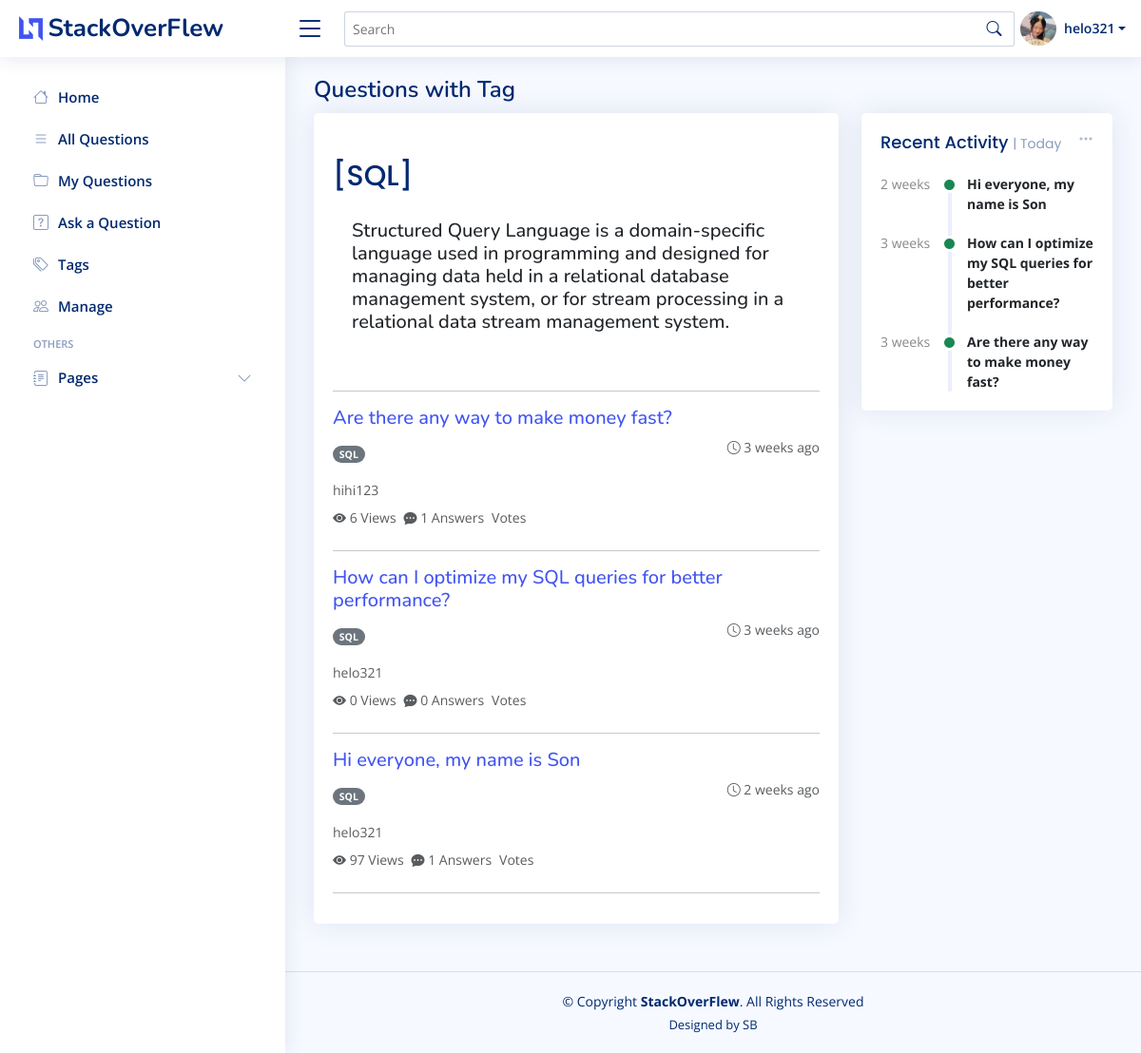
Page /read/questions_tag.php?tag_id=1 (signed in) on the committed database.
### tables this page shows
CREATE TABLE `users` (
  `user_id` int(11) NOT NULL,
  `username` varchar(50) NOT NULL,
  `password` varchar(255) NOT NULL,
  `created_at` timestamp NOT NULL DEFAULT current_timestamp(),
  `fullName` varchar(255) DEFAULT NULL,
  `jobTitle` varchar(255) DEFAULT NULL,
  `about` text DEFAULT NULL,
  `company` varchar(255) DEFAULT NULL,
  `country` varchar(100) DEFAULT NULL,
  `address` varchar(255) DEFAULT NULL,
  `phone` varchar(20) DEFAULT NULL,
  `email` varchar(255) DEFAULT NULL,
  `twitterURL` varchar(255) DEFAULT NULL,
  `facebookURL` varchar(255) DEFAULT NULL,
  `instagramURL` varchar(255) DEFAULT NULL,
  `linkedinURL` varchar(255) DEFAULT NULL,
  `profile_image` varchar(255) DEFAULT NULL,
  `role_id` int(11) DEFAULT NULL
);

CREATE TABLE `tags` (
  `tag_id` int(11) NOT NULL,
  `name` varchar(30) NOT NULL,
  `description` text DEFAULT NULL
);

CREATE TABLE `questions` (
  `question_id` int(11) NOT NULL,
  `user_id` int(11) NOT NULL,
  `title` varchar(255) NOT NULL,
  `body` text NOT NULL,
  `question_image` varchar(255) DEFAULT NULL,
  `created_at` timestamp NOT NULL DEFAULT current_timestamp(),
  `views` int(11) DEFAULT 0,
  `tag_id` int(11) NOT NULL
);

### read/questions_tag.php (called while the page is built, shortened)
<?php
include '../includes/db_connect.php';
include '../includes/functions.php';
try {
    $tag_id = $_GET['tag_id'];
    $tag_query = "SELECT * FROM tags WHERE tag_id = :tag_id";
    $tag_stmt = $pdo->prepare($tag_query);
    $tag_stmt->bindParam(':tag_id', $tag_id, PDO::PARAM_INT);
    $tag_stmt->execute();
    $tag = $tag_stmt->fetch(PDO::FETCH_ASSOC);
    $sql = "SELECT * FROM questions WHERE tag_id = :tag_id";
    $stmt = $pdo->prepare($sql);
    $stmt->bindParam(':tag_id', $tag_id, PDO::PARAM_INT);
    $stmt->execute();
    $questions = $stmt->fetchAll(PDO::FETCH_ASSOC);
} catch (PDOException $e) {
    echo "Error: " . $e->getMessage();
}
$title = 'Questions with Tag ';
include '../templates/questions_tag.html.php';
$output = ob_get_clean();
include '../index.html.php';
?>

### includes/functions.php (called while the page is built, shortened)
<?php
function get_username_by_id($user_id)
{
    global $pdo;
    try {
        $sql = "SELECT username FROM users WHERE user_id = :user_id";
        $stmt = $pdo->prepare($sql);
        $stmt->bindParam(':user_id', $user_id, PDO::PARAM_INT);
        $stmt->execute();
        $user = $stmt->fetch(PDO::FETCH_ASSOC);
        if ($user) {
            return $user['username'];
        } else {
            return "User not found";
        }
    } catch (PDOException $e) {
        echo "Error: " . $e->getMessage();
        return null;
    }
}
if (isset($_GET['search_term']) && !empty($_GET['search_term'])) {
    $search_term = '%' . $_GET['search_term'] . '%';
    try {
        $sql = "SELECT *
                FROM questions
                WHERE title LIKE :search_term OR body LIKE :search_term LIKE :search_term";
        $stmt = $pdo->prepare($sql);
        $stmt->bindParam(':search_term', $search_term, PDO::PARAM_STR);
        $stmt->execute();
        $questions = $stmt->fetchAll(PDO::FETCH_ASSOC);
    } catch (PDOException $e) {
        echo "Error: " . $e->getMessage();
    }
} else {
    try {
        $sql = "SELECT * FROM questions";
        $stmt = $pdo->query($sql);
        $questions = $stmt->fetchAll(PDO::FETCH_ASSOC);
    } catch (PDOException $e) {
        echo "Error: " . $e->getMessage();
    }
}
function getUserProfileInfo($user_id)
{
    global $pdo;
    $query = "SELECT * FROM users WHERE user_id = :user_id";
    $stmt = $pdo->prepare($query);
    $stmt->execute(['user_id' => $user_id]);
    if ($stmt->rowCount() > 0) {
        $user_info = $stmt->fetch(PDO::FETCH_ASSOC);
        return $user_info;
    } else {
        return false;
    }
}
function calculateTimeLabel($created_at)
{
    $timestamp = strtotime($created_at);
    $now = time();
    $delta = abs($now - $timestamp);
    if ($delta < 60) {
        return "$delta sec";
    } else if ($delta < 3600) {
        $minutes = round($delta / 60);
        return "$minutes min";
    } else if ($delta < 86400) {
        $hours = round($delta / 3600);
        return "$hours hrs";
    } else if ($delta < 604800) {
        $days = round($delta / 86400);
        return "$days day";
    } else if ($delta < 2592000) {
        $weeks = round($delta / 604800);
        return "$weeks weeks";
    } else {
        $years = round($delta / 31536000);
        return "$years years";
    }
}
function sortQuestions($questions)
{
    usort($questions, function ($q1, $q2) {
        $timestamp1 = strtotime($q1['created_at']);
        $timestamp2 = strtotime($q2['created_at']);
        if ($timestamp1 === false || $timestamp2 === false) {
            return 0;
        } else {
            return $timestamp2 - $timestamp1;
        }
    });
    return $questions;
}
function getTagNameById($pdo, $tag_id) {
    $tag_sql = "SELECT name FROM tags WHERE tag_id = :tag_id";
    $tag_stmt = $pdo->prepare($tag_sql);
    $tag_stmt->bindParam(':tag_id', $tag_id, PDO::PARAM_INT);
    $tag_stmt->execute();
    $tag_name = $tag_stmt->fetch(PDO::FETCH_ASSOC)['name'];
    return $tag_name;
}
function getNumberReplies($pdo, $question_id) {
    $sql = "SELECT COUNT(*) AS num_replies FROM answers WHERE question_id = :question_id";
    $stmt = $pdo->prepare($sql);
    $stmt->bindParam(':question_id', $question_id, PDO::PARAM_INT);
    $stmt->execute();
    $num_replies = $stmt->fetch(PDO::FETCH_ASSOC)['num_replies'];
    return $num_replies;
}
?>

### templates/questions_tag.html.php (the view)
<div class="card top-selling overflow-auto">
    <div class="card-body pb-0 mt-4">
        <table class="table table-borderless">
            <div class="d-flex justify-content-between align-items-center">
                <p class="card-title" style="font-size: 30px">
                    <?php echo '[' . $tag['name'] . '] '; ?>
                </p>
            </div>
            <div class="card-body mb-4 shadow-mb">
                <div class="question-header">
                    <h5 class="question-title">
                        <p href="#" class="text-dark">
                            <?php echo $tag['description']; ?>
                        </p>
                    </h5>
                </div>
            </div>
            <hr>
                <div>
                    <?php
                    foreach ($questions as $question) {
                        $tag_name = getTagNameById($pdo, $question['tag_id']);
                        $num_replies = getNumberReplies($pdo, $question['question_id']);
                    ?>
                        <div class="question mb-4 shadow-mb">
                            <div class="question-header">
                                <h5 class="question-title">
                                    <a href="questions.php?question_id=<?php echo $question['question_id']; ?>"><?php echo $question['title']; ?></a>
                                </h5>
                                <div class="d-flex justify-content-between align-items-center">
                                    <span class="badge rounded-pill bg-secondary me-1"><?php echo $tag_name; ?></span>
                                    <p href="#" class="text-muted">
                                        <i class="bi bi-clock"></i> <?php echo calculateTimeLabel($question['created_at']); ?> ago
                                    </p>
                                </div>
                            </div>
                            <div class="question-body mb-2 mt-2">
                                <a href="#" class="text-muted">
                                    <?php echo get_username_by_id($question['user_id']); ?>
                                </a>
                            </div>
                            <div class="question-footer d-flex justify-content-between mt-2">
                                <div class="d-flex align-items-center">
                                    <a href="#" class="text-muted me-2"><i class="bi bi-eye-fill"></i> <?php echo $question['views']; ?> Views</a>
                                    <a href="#" class="text-muted me-2"><i class="bi bi-chat-dots-fill"></i> <?php echo $num_replies; ?> Answers</a>
                                    <a href="#" class="text-muted me-2"><i class="bi bi-thumbs-up-fill"></i> Votes</a>
                                </div>
                            </div>
                        </div>
                        <hr>
                    <?php
                    }
                    ?>
                </div>
        </table>
    </div>
</div>

### index.html.php (shortened to what this page needs)
<?php
if (!isset($_SESSION['user_id'])) {
  $user_id = null;
  $user_info = null;
  $userRole = null;
} else {
  $user_id = $_SESSION['user_id'];
  $user_info = getUserProfileInfo($user_id);
}
?>
<!DOCTYPE html>
<html lang="en">
<head>
  <link href="../assets/vendor/bootstrap/css/bootstrap.min.css" rel="stylesheet">
  <link href="../assets/vendor/bootstrap-icons/bootstrap-icons.css" rel="stylesheet">
  <link href="../assets/vendor/boxicons/css/boxicons.min.css" rel="stylesheet">
  <link href="../assets/vendor/quill/quill.snow.css" rel="stylesheet">
  <link href="../assets/vendor/quill/quill.bubble.css" rel="stylesheet">
  <link href="../assets/vendor/remixicon/remixicon.css" rel="stylesheet">
  <link href="../assets/vendor/simple-datatables/style.css" rel="stylesheet">
  <link href="../assets/css/style.css" rel="stylesheet">
</head>
<body>
  <header id="header" class="header fixed-top d-flex align-items-center">
    <div class="d-flex align-items-center justify-content-between">
      <a href="../index.php" class="logo d-flex align-items-center">
        <img src="../assets/img/logo.png" alt="">
        <span class="d-none d-lg-block">StackOverFlew</span>
      </a>
      <i class="bi bi-list toggle-sidebar-btn"></i>
    </div>
    <div class="search-bar">
      <form class="search-form d-flex align-items-center" method="GET" action="../read/question_lists.php">
        <input type="text" name="search_term" placeholder="Search" title="Enter search keyword" style="width: 800px;">
        <button type="submit" title="Search"><i class="bi bi-search"></i></button>
      </form>
    </div>
    <nav class="header-nav ms-auto">
      <ul class="d-flex align-items-center">
        <li class="nav-item dropdown pe-3">
          <?php if (isset($_SESSION['logged_in']) && $_SESSION['logged_in'] === true) : ?>
            <a class="nav-link nav-profile d-flex align-items-center pe-0" href="#" data-bs-toggle="dropdown">
              <?php
              if (!empty($user_info['profile_image'])) {
                echo '<img src="' . $user_info['profile_image'] . '" alt="Profile" class="rounded-circle">';
              } else {
                echo '<img src="../assets/img/profile/default_profile_image.jpg" alt="Profile" class="rounded-circle">';
              }
              ?>
              <span class="d-none d-md-block dropdown-toggle ps-2"><?php echo $user_info['username']; ?></span>
            </a>
          <?php endif; ?>
        </li>
      </ul>
    </nav>
  </header>
  <aside id="sidebar" class="sidebar">
    <ul class="sidebar-nav" id="sidebar-nav">
      <a class="nav-link collapsed" href="../index.php">
        <i class="bi bi-house"></i>
        <span>Home</span>
      </a>
      <a class="nav-link collapsed" href="../read/question_lists.php">
        <i class="bi bi-list"></i><span>All Questions</span><i class="bi bi-chevron ms-auto"></i>
      </a>
      <?php if (isset($_SESSION['logged_in']) && $_SESSION['logged_in'] === true) : ?>
        <a class="nav-link collapsed" href="../users/user_questions.php">
          <i class="bi bi-folder"></i><span>My Questions</span><i class="bi bi-chevron ms-auto"></i>
        </a>
      <?php endif; ?>
      <a class="nav-link collapsed" href="../create/ask_question.php">
        <i class="bi bi-question-square"></i><span>Ask a Question</span><i class="bi bi-chevron ms-auto"></i>
      </a>
      <a class="nav-link collapsed" href="../read/tags.php">
        <i class="bi bi-tags"></i><span>Tags</span><i class="bi bi-chevron ms-auto"></i>
      </a>
      <?php if ($user_info !== null && $user_info['role_id'] === 1) : ?>
        <a class="nav-link collapsed" href="../edit/manage.php">
          <i class="bi bi-people"></i><span>Manage</span><i class="bi bi-chevron ms-auto"></i>
        </a>
      <?php endif; ?>
      <li class="nav-heading">Others</li>
      <a class="nav-link collapsed" data-bs-target="#forms-nav" data-bs-toggle="collapse" href="#">
        <i class="bi bi-journal-text"></i><span>Pages</span><i class="bi bi-chevron-down ms-auto"></i>
      </a>
    </ul>
  </aside>
  <main id="main" class="main">
    <div class="pagetitle">
      <h1>
        <?= $title ?>
      </h1>
    </div>
    <section class="section dashboard">
      <div class="row">
        <div class="col-lg-8">
          <div class="row">
            <div class="col-12">
              <div>
                <?= $output ?>
              </div>
            </div>
          </div>
        </div>
        <div class="col-lg-4">
          <div class="card">
            <div class="filter">
              <a class="icon" href="#" data-bs-toggle="dropdown"><i class="bi bi-three-dots"></i></a>
            </div>
            <div class="card-body">
              <h5 class="card-title">Recent Activity <span>| Today</span></h5>
              <div class="activity">
                <?php
                $questions = sortQuestions($questions);
                $recentQuestions = array_slice($questions, 0, 5);
                foreach ($recentQuestions as $question) : ?>
                  <div class="activity-item d-flex">
                    <div class="activite-label"><?php echo calculateTimeLabel($question['created_at']); ?></div>
                    <i class='bi bi-circle-fill activity-badge text-success align-self-start'></i>
                    <div class="activity-content">
                      <a class="fw-bold text-dark" href="../read/questions.php?question_id=<?php echo $question['question_id']; ?>"><?php echo $question['title']; ?></a>
                    </div>
                  </div>
                <?php endforeach; ?>
              </div>
            </div>
          </div>
        </div>
      </div>
    </section>
  </main>
  <footer id="footer" class="footer">
    <div class="copyright">
      &copy; Copyright <strong><span>StackOverFlew</span></strong>. All Rights Reserved
    </div>
    <div class="credits">
      Designed by SB</a>
    </div>
  </footer>
</body>
</html>

### rows in the picture
users: profile_image (picture), username "helo321"
tags: name "SQL", description "Structured Query Language is a domain-specific language used in programming and designed for managing data held in a relational database management system, or for stream processing in a relational data stream management system."
questions: title "Are there any way to make money fast?", tag.name "SQL", created_at "3 weeks", user.username "hihi123", views "6", num_replies "1"
questions: title "How can I optimize my SQL queries for better performance?", tag.name "SQL", created_at "3 weeks", user.username "helo321", views "0", num_replies "0"
questions: title "Hi everyone, my name is Son", tag.name "SQL", created_at "2 weeks", user.username "helo321", views "97", num_replies "1"

### other values in the picture
$title "Questions with Tag"
